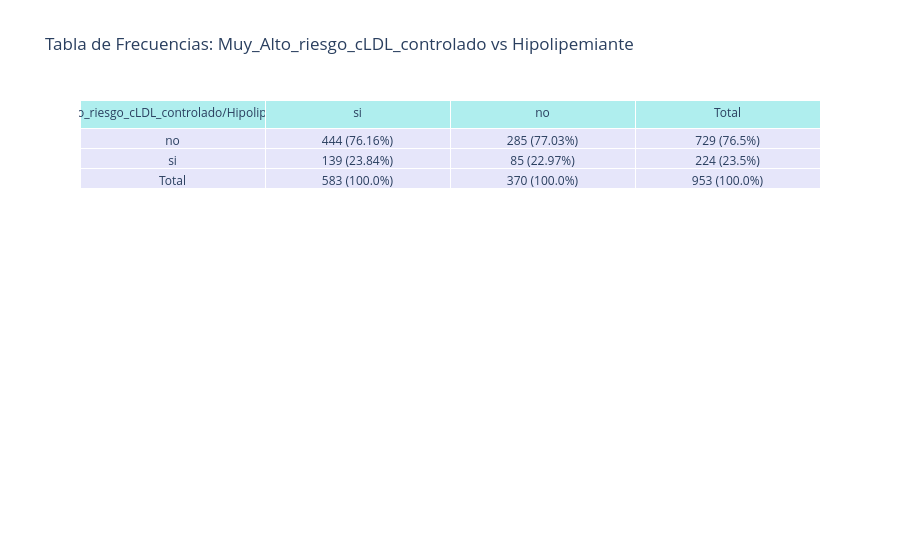
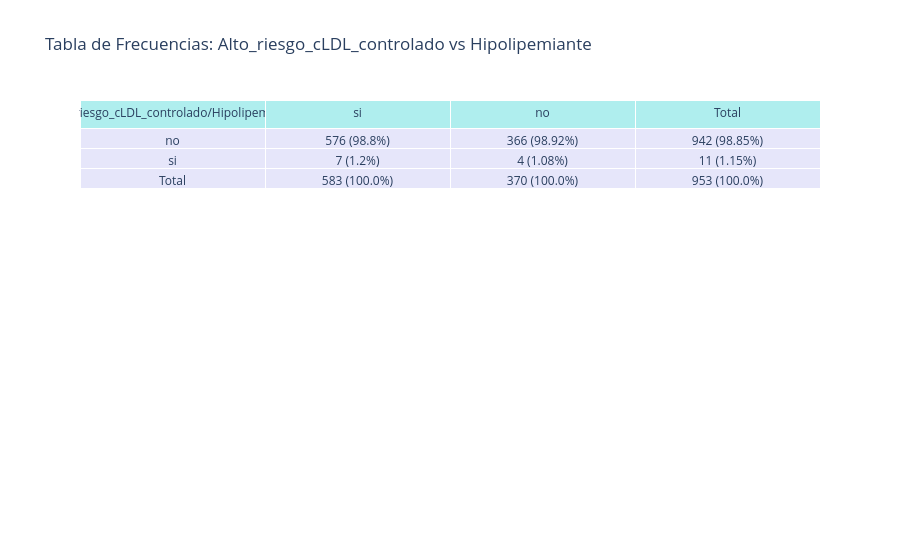
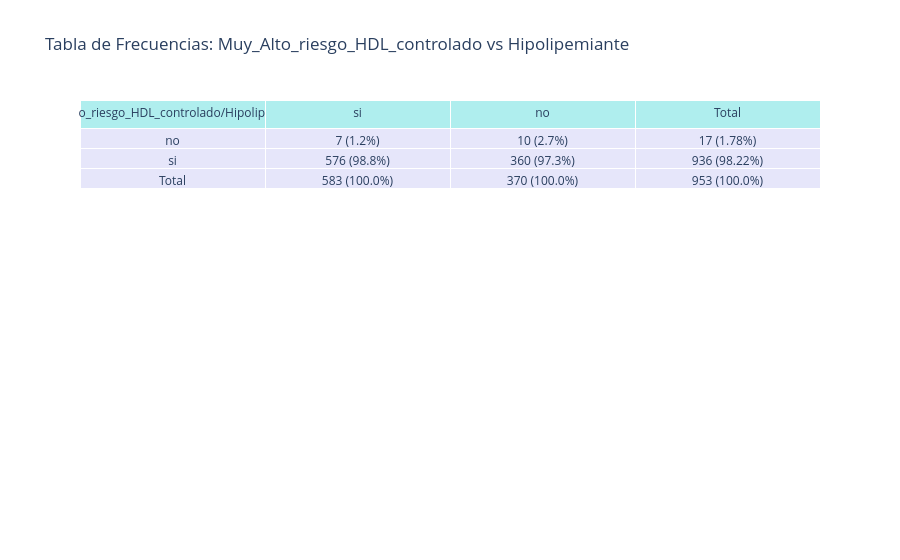
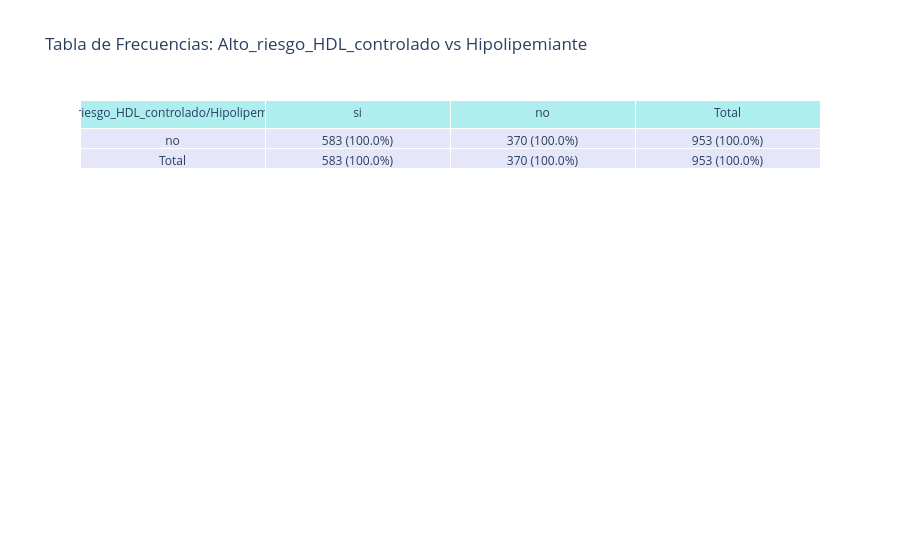

Here is the notebook cell these charts were saved with, in order:
### Code cell
edad_intervals = [0, 49, 59, 79, 150]
edad_labels = ['<50', '50-59', '60-79', '>80']

# Creación de grupo por intervalos de edad
df['edad_grupo'] = pd.cut(
    df['edad_calculada'], bins=edad_intervals, labels=edad_labels, right=False
)

for agrupacion in agrupaciones:
    # Crear tabla de frecuencias cruzadas con totales incluidos
    tabla_frecuencias = pd.crosstab(
        df[agrupacion], df[variable], margins=True, margins_name="Total"
    )
    
    # Reordenar las columnas en el orden 'si', 'no', 'Total'
    if 'si' in tabla_frecuencias.columns and 'no' in tabla_frecuencias.columns:
        tabla_frecuencias = tabla_frecuencias[['si', 'no', 'Total']]
    
    # Calcular porcentajes por columnas
    totales_columna = tabla_frecuencias.loc["Total", :]
    porcentajes = (tabla_frecuencias.div(totales_columna, axis=1) * 100).round(2)
    
    # Combinar frecuencias y porcentajes en un formato "valor (porcentaje%)"
    tabla_final_percent = tabla_frecuencias.astype(str) + " (" + porcentajes.astype(str) + "%)"
    
    # Crear título dinámico para la esquina superior izquierda
    titulo_esquina = f"{agrupacion}/{variable}"
    
    # Crear tabla visual con plotly
    fig = go.Figure(data=[go.Table(
        header=dict(
            values=[titulo_esquina] + list(tabla_final_percent.columns),
            fill_color='paleturquoise',
            align='center'
        ),
        cells=dict(
            values=[list(tabla_final_percent.index)] + [tabla_final_percent[col].values for col in tabla_final_percent.columns],
            fill_color='lavender',
            align='center'
        )
    )])
    
    # Ajustar diseño de la tabla
    fig.update_layout(
        title=f"Tabla de Frecuencias: {agrupacion} vs {variable}"
    )
    fig.show()

### Figure 1 — Plotly figure (JSON) as saved in the notebook; plotly's stock layout.template omitted (floating-point values rounded to 4 significant figures)
{"data": [{"cells": {"align": "center", "fill": {"color": "lavender"}, "values": [["no", "si", "Total"], ["444 (76.16%)", "139 (23.84%)", "583 (100.0%)"], ["285 (77.03%)", "85 (22.97%)", "370 (100.0%)"], ["729 (76.5%)", "224 (23.5%)", "953 (100.0%)"]]}, "header": {"align": "center", "fill": {"color": "paleturquoise"}, "values": ["Muy_Alto_riesgo_cLDL_controlado/Hipolipemiante", "si", "no", "Total"]}, "type": "table"}], "layout": {"title": {"text": "Tabla de Frecuencias: Muy_Alto_riesgo_cLDL_controlado vs Hipolipemiante"}}}

### Figure 2 — Plotly figure (JSON) as saved in the notebook; plotly's stock layout.template omitted (floating-point values rounded to 4 significant figures)
{"data": [{"cells": {"align": "center", "fill": {"color": "lavender"}, "values": [["no", "si", "Total"], ["576 (98.8%)", "7 (1.2%)", "583 (100.0%)"], ["366 (98.92%)", "4 (1.08%)", "370 (100.0%)"], ["942 (98.85%)", "11 (1.15%)", "953 (100.0%)"]]}, "header": {"align": "center", "fill": {"color": "paleturquoise"}, "values": ["Alto_riesgo_cLDL_controlado/Hipolipemiante", "si", "no", "Total"]}, "type": "table"}], "layout": {"title": {"text": "Tabla de Frecuencias: Alto_riesgo_cLDL_controlado vs Hipolipemiante"}}}

### Figure 3 — Plotly figure (JSON) as saved in the notebook; plotly's stock layout.template omitted (floating-point values rounded to 4 significant figures)
{"data": [{"cells": {"align": "center", "fill": {"color": "lavender"}, "values": [["no", "si", "Total"], ["7 (1.2%)", "576 (98.8%)", "583 (100.0%)"], ["10 (2.7%)", "360 (97.3%)", "370 (100.0%)"], ["17 (1.78%)", "936 (98.22%)", "953 (100.0%)"]]}, "header": {"align": "center", "fill": {"color": "paleturquoise"}, "values": ["Muy_Alto_riesgo_HDL_controlado/Hipolipemiante", "si", "no", "Total"]}, "type": "table"}], "layout": {"title": {"text": "Tabla de Frecuencias: Muy_Alto_riesgo_HDL_controlado vs Hipolipemiante"}}}

### Figure 4 — Plotly figure (JSON) as saved in the notebook; plotly's stock layout.template omitted (floating-point values rounded to 4 significant figures)
{"data": [{"cells": {"align": "center", "fill": {"color": "lavender"}, "values": [["no", "Total"], ["583 (100.0%)", "583 (100.0%)"], ["370 (100.0%)", "370 (100.0%)"], ["953 (100.0%)", "953 (100.0%)"]]}, "header": {"align": "center", "fill": {"color": "paleturquoise"}, "values": ["Alto_riesgo_HDL_controlado/Hipolipemiante", "si", "no", "Total"]}, "type": "table"}], "layout": {"title": {"text": "Tabla de Frecuencias: Alto_riesgo_HDL_controlado vs Hipolipemiante"}}}
